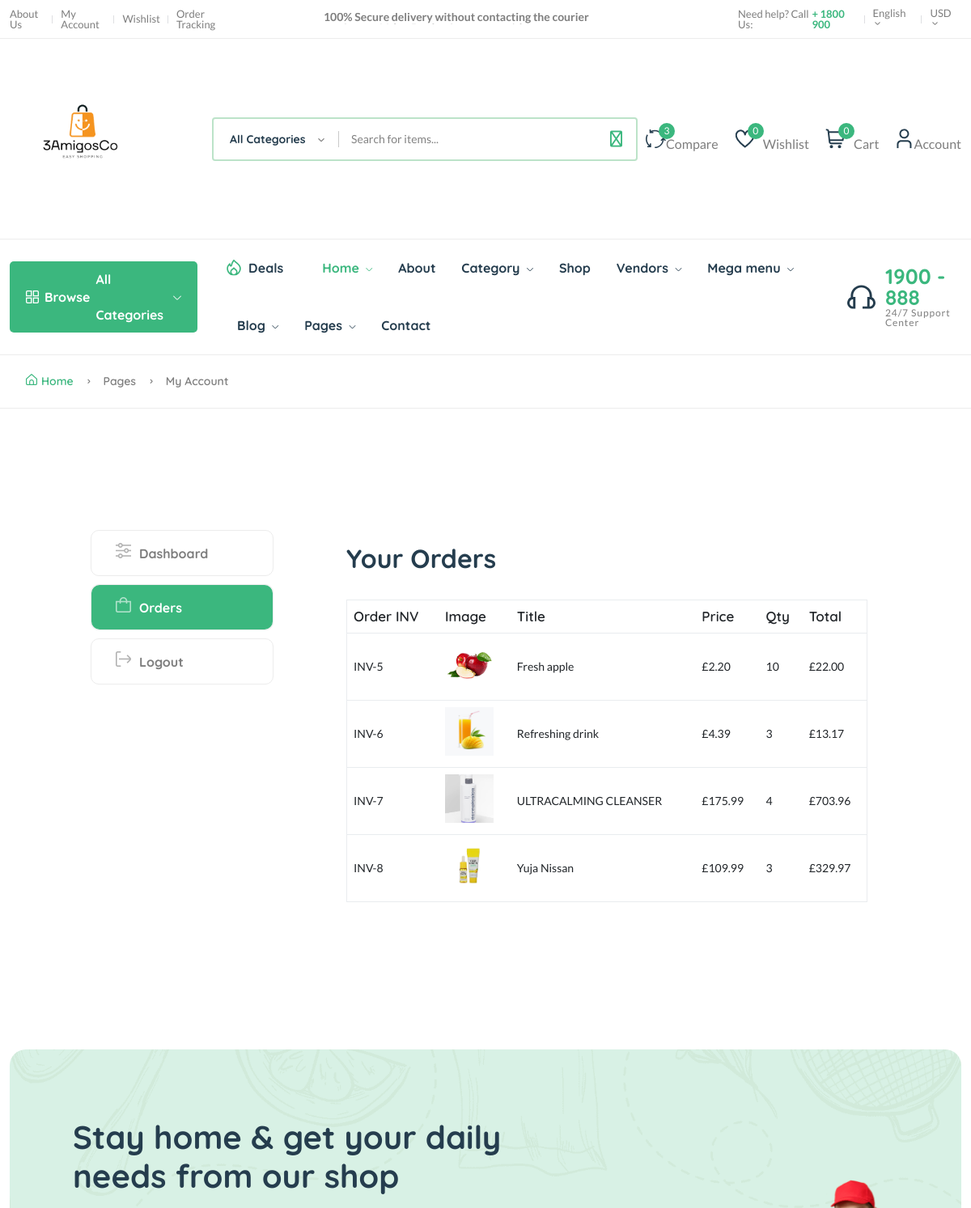
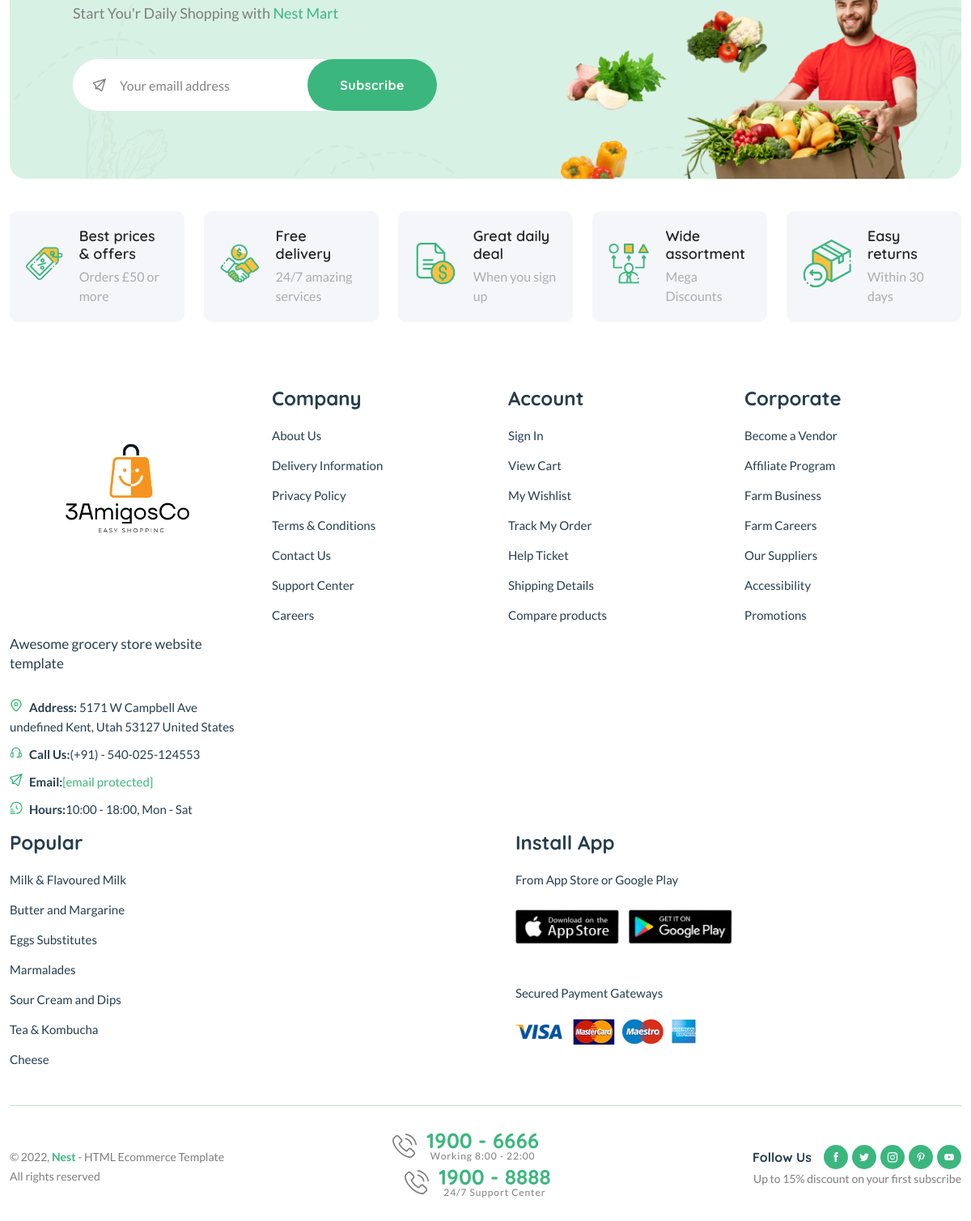
/dashboard/order/2 (signed in), run on the app's committed database (2 pictures, top to bottom).
### core/models.py (models this page shows, shortened)
class CartOrderItems(models.Model):
    order = models.ForeignKey(CartOrder, on_delete=models.CASCADE)
    invoice_no = models.CharField(max_length=200)
    product_status = models.CharField(max_length=200)
    item = models.CharField(max_length=200)
    image = models.CharField(max_length=200)
    qty = models.IntegerField(default=0)
    price = models.DecimalField(max_digits=99999999999999, decimal_places=2, default="1.99")
    total = models.DecimalField(max_digits=99999999999999, decimal_places=2, default="1.99")
    class Meta:
        verbose_name_plural = "Cart Order Items"

### core/views.py (the view)
# urls.py: path("dashboard/order/<int:id>", order_detail, name="order-detail"),
def order_detail(request, id):
    order = CartOrder.objects.get(user=request.user, id=id)
    order_items = CartOrderItems.objects.filter(order=order)
    context = {
        "order_items": order_items,
    }
    return render(request, 'core/order-detail.html', context)

### core/context_processor.py (called while the page is built)
def default(request):
    categories = Category.objects.all()
    vendors = Vendor.objects.all()
    min_max_price = Product.objects.aggregate(Min("vendor_price"), Max("vendor_price"))
    if request.user.is_authenticated:
        try:
            wishlist = wishlist_model.objects.filter(user=request.user)
        except:
            messages.warning(request, "You need to login before accessing your wishlist.")
            wishlist = 0
    else:
        wishlist = 0
    try:
        address = Address.objects.get(user=request.user)
    except:
       address = None
    return {
        'categories':categories,
        'address':address,
        'wishlist':wishlist,
        'vendors':vendors,
        'min_max_price':min_max_price,
    }

### userauths/models.py (called while the page is built)
    def __str__(self):
        return self.username

### templates/core/order-detail.html (shortened to what this page needs)
{% extends 'partials/base.html' %}
{% load static %}
{% block content %}
    <main class="main pages">
        <div class="page-header breadcrumb-wrap">
            <div class="container">
                <div class="breadcrumb">
                    <a href="index.html" rel="nofollow"><i class="fi-rs-home mr-5"></i>Home</a>
                    <span></span> Pages <span></span> My Account
                </div>
            </div>
        </div>
        <div class="page-content pt-150 pb-150">
            <div class="container">
                <div class="row">
                    <div class="col-lg-10 m-auto">
                        <div class="row">
                            <div class="col-md-3">
                                <div class="dashboard-menu">
                                    <ul class="nav flex-column" role="tablist">
                                        <li class="nav-item">
                                            <a class="nav-link"  href="{% url 'core:dashboard' %}"><i class="fi-rs-settings-sliders mr-10"></i>Dashboard</a>
                                        </li>
                                        <li class="nav-item">
                                            <a class="nav-link active" id="orders-tab" data-bs-toggle="tab" href="#orders" role="tab" aria-controls="orders" aria-selected="false"><i class="fi-rs-shopping-bag mr-10"></i>Orders</a>
                                        </li>
                                        <li class="nav-item">
                                            <a class="nav-link" href="{% url 'userauths:sign-out' %}"><i class="fi-rs-sign-out mr-10"></i>Logout</a>
                                        </li>
                                    </ul>
                                </div>
                            </div>
                            <div class="col-md-9">
                                <div class="tab-content account dashboard-content pl-50">
                                    <div class="tab-pane fade active show" id="orders" role="tabpanel" aria-labelledby="orders-tab">
                                        <div class="card">
                                            <div class="card-header">
                                                <h3 class="mb-0">Your Orders</h3>
                                            </div>
                                            <div class="card-body">
                                                <div class="table-responsive">
                                                    <table class="table">
                                                        <thead>
                                                            <tr>
                                                                <th>Order INV</th>
                                                                <th>Image</th>
                                                                <th>Title</th>
                                                                <th>Price</th>
                                                                <th>Qty</th>
                                                                <th>Total</th>
                                                            </tr>
                                                        </thead>
                                                        <tbody>
                                                            {% for o in order_items %}
                                                            <tr>
                                                                <td>INV-{{o.id}}</td>
                                                                <td>
                                                                    <p><img src="{{ o.image }}" style="width: 60px; height: 60px; object-fit: cover;" alt=""></p>
                                                                </td>
                                                                <td>{{o.item}}</td>
                                                                <td>£{{o.price}}</td>
                                                                <td>{{o.qty}}</td>
                                                                <td>£{{ o.total }}</td>
                                                            </tr>
                                                            {% endfor %}
                                                        </tbody>
                                                    </table>
                                                </div>
                                            </div>
                                        </div>
                                    </div>
                                </div>
                            </div>
                        </div>
                    </div>
                </div>
            </div>
        </div>
    </main>
{% endblock content %}

### data on the page
CartOrderItems: id "5", image (picture), item "Fresh apple", price "2.20", qty "10", total "22.00"
CartOrderItems: id "6", image (picture), item "Refreshing drink", price "4.39", qty "3", total "13.17"
CartOrderItems: id "7", image (picture), item "ULTRACALMING CLEANSER", price "175.99", qty "4", total "703.96"
CartOrderItems: id "8", image (picture), item "Yuja Nissan", price "109.99", qty "3", total "329.97"

### other printed values
{{ wishlist.count }} "0"
{{ request.session.cart_data_obj|length }} "0"
